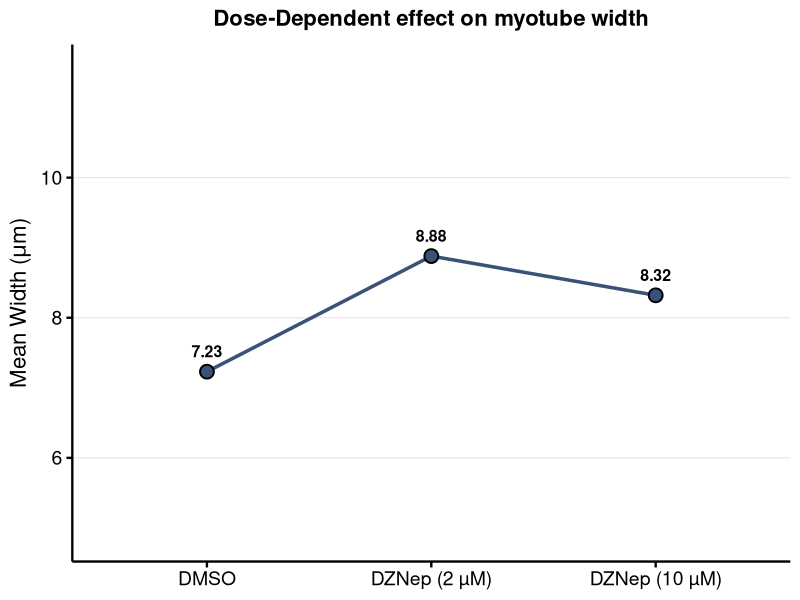
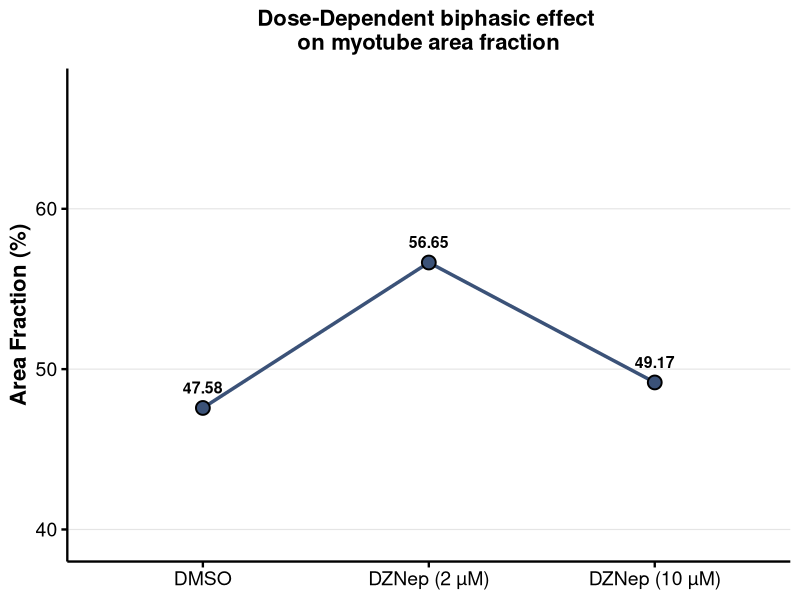
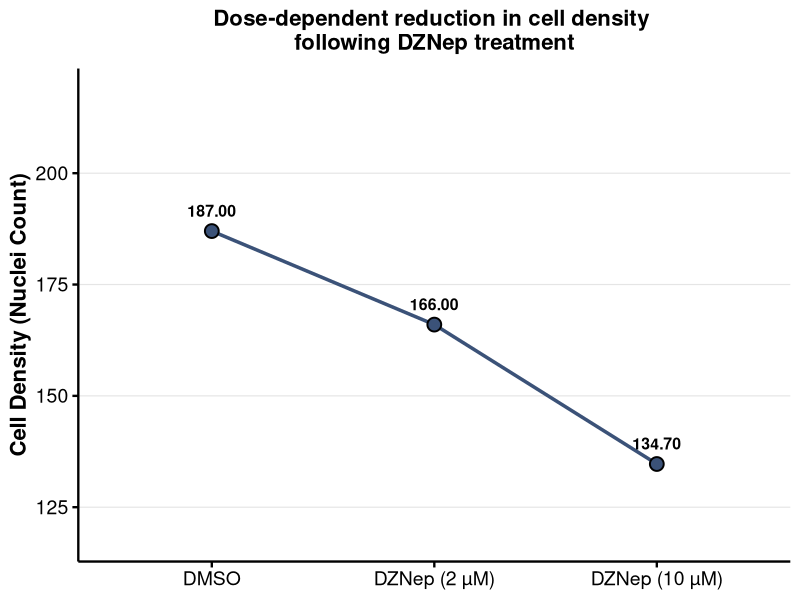

The R script that drew these images, in order:
options(bitmapType = "cairo")
suppressMessages(library(ggplot2))
suppressMessages(library(dplyr))

# 1. Reconstruct summary data from your tables
summary_data <- data.frame(
  Group = factor(
    c("DMSO", "DZNep (2 µM)", "DZNep (10 µM)"),
    levels = c("DMSO", "DZNep (2 µM)", "DZNep (10 µM)")
  ),
  Mean_Width   = c(7.23, 8.88, 8.32),
  Mean_Area    = c(47.58, 56.65, 49.17),
  Mean_Density = c(187.00, 166.00, 134.70)
)

# 2. Function to create clean average trend line plots
create_avg_line_plot <- function(sum_df, sum_y_var, y_label, title_text, y_limits) {
  ggplot(sum_df, aes(x = Group, y = .data[[sum_y_var]], group = 1)) +
    geom_line(color = "#3B5278", linewidth = 1.2) +
    geom_point(shape = 21, size = 4, fill = "#3B5278", color = "black", stroke = 1) +
    geom_text(
      aes(label = sprintf("%.2f", .data[[sum_y_var]])),
      vjust = -1.2, size = 4, fontface = "bold", color = "black"
    ) +
    scale_y_continuous(limits = y_limits, expand = expansion(mult = c(0.08, 0.15))) +
    labs(x = NULL, y = y_label, title = title_text) +
    theme_classic(base_size = 14) +
    theme(
      plot.title         = element_text(face = "bold", size = 16, hjust = 0.5, margin = margin(b = 10)),
      axis.line          = element_line(linewidth = 0.8, color = "black"),
      axis.ticks         = element_line(linewidth = 0.8, color = "black"),
      axis.ticks.length   = unit(0.15, "cm"),
      axis.text          = element_text(color = "black", size = 14),
      axis.title         = element_text(color = "black", face = "bold", size = 16),
      panel.grid.major.y = element_line(colour = "grey90", linewidth = 0.4),
      legend.position    = "none"
    )
}

# 3. Generate each individual plot object
p_width <- create_avg_line_plot(
  sum_df     = summary_data, 
  sum_y_var  = "Mean_Width",
  y_label    = expression("Mean Width (" * mu * "m)"),
  title_text = "Dose-Dependent effect on myotube width",
  y_limits   = c(5, 11)
)

p_area <- create_avg_line_plot(
  sum_df     = summary_data, 
  sum_y_var  = "Mean_Area",
  y_label    = "Area Fraction (%)",
  title_text = "Dose-Dependent biphasic effect \non myotube area fraction",
  y_limits   = c(40, 65)
)

p_density <- create_avg_line_plot(
  sum_df     = summary_data, 
  sum_y_var  = "Mean_Density",
  y_label    = "Cell Density (Nuclei Count)",
  title_text = "Dose-dependent reduction in cell density \nfollowing DZNep treatment",
  y_limits   = c(120, 210)
)

# 4. Save individual plots to disk (both PNG and SVG formats)
# --- Plot 1: Width ---
ggsave("myotube_width_avg.svg", plot = p_width, width = 5.5, height = 4.5)

# --- Plot 2: Area Fraction ---
ggsave("area_fraction_avg.svg", plot = p_area, width = 5.5, height = 4.5)

# --- Plot 3: Cell Density ---
ggsave("cell_density_avg.svg", plot = p_density, width = 5.5, height = 4.5)
